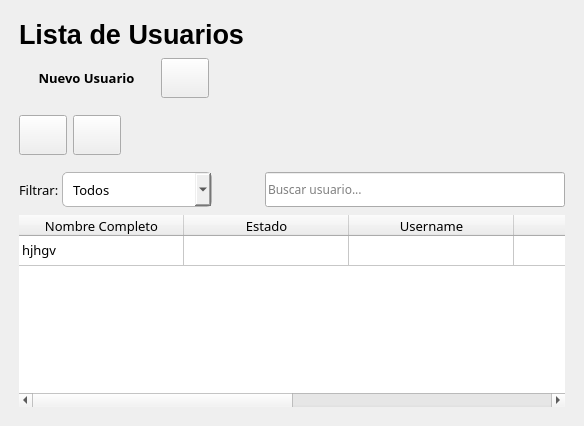
               <widget class="QWidget" name="page_user">
                <property name="sizePolicy">
                 <sizepolicy hsizetype="Preferred" vsizetype="Preferred">
                  <horstretch>0</horstretch>
                  <verstretch>0</verstretch>
                 </sizepolicy>
                </property>
                <property name="autoFillBackground">
                 <bool>false</bool>
                </property>
                <layout class="QHBoxLayout" name="horizontalLayout_13">
                 <item>
                  <layout class="QVBoxLayout" name="verticalLayout_6">
                   <property name="spacing">
                    <number>8</number>
                   </property>
                   <property name="leftMargin">
                    <number>8</number>
                   </property>
                   <property name="topMargin">
                    <number>8</number>
                   </property>
                   <property name="rightMargin">
                    <number>8</number>
                   </property>
                   <property name="bottomMargin">
                    <number>8</number>
                   </property>
                   <item>
                    <widget class="QLabel" name="label_8">
                     <property name="font">
                      <font>
                       <family>Segoe UI</family>
                       <pointsize>20</pointsize>
                       <weight>75</weight>
                       <bold>true</bold>
                      </font>
                     </property>
                     <property name="text">
                      <string>Lista de Usuarios</string>
                     </property>
                    </widget>
                   </item>
                   <item alignment="Qt::AlignLeft">
                    <widget class="QFrame" name="frame_7">
                     <layout class="QHBoxLayout" name="horizontalLayout_8">
                      <property name="spacing">
                       <number>7</number>
                      </property>
                      <property name="leftMargin">
                       <number>0</number>
                      </property>
                      <property name="topMargin">
                       <number>0</number>
                      </property>
                      <property name="rightMargin">
                       <number>0</number>
                      </property>
                      <property name="bottomMargin">
                       <number>0</number>
                      </property>
                      <item alignment="Qt::AlignLeft">
                       <widget class="QPushButton" name="btn_addUser">
                        <property name="minimumSize">
                         <size>
                          <width>135</width>
                          <height>40</height>
                         </size>
                        </property>
                        <property name="font">
                         <font>
                          <family>Century Gothic</family>
                          <pointsize>10</pointsize>
                          <weight>75</weight>
                          <italic>false</italic>
                          <bold>true</bold>
                         </font>
                        </property>
                        <property name="contextMenuPolicy">
                         <enum>Qt::NoContextMenu</enum>
                        </property>
                        <property name="toolTip">
                         <string>Agregar Usuario</string>
                        </property>
                        <property name="styleSheet">
                         <string notr="true"/>
                        </property>
                        <property name="text">
                         <string>Nuevo Usuario</string>
                        </property>
                        <property name="flat">
                         <bool>true</bool>
                        </property>
                       </widget>
                      </item>
                      <item alignment="Qt::AlignLeft">
                       <widget class="QPushButton" name="btn_viewUser">
                        <property name="minimumSize">
                         <size>
                          <width>48</width>
                          <height>40</height>
                         </size>
                        </property>
                        <property name="maximumSize">
                         <size>
                          <width>16777215</width>
                          <height>16777215</height>
                         </size>
                        </property>
                        <property name="font">
                         <font>
                          <family>Century Gothic</family>
                          <pointsize>10</pointsize>
                          <weight>75</weight>
                          <italic>false</italic>
                          <bold>true</bold>
                         </font>
                        </property>
                        <property name="toolTip">
                         <string>Vista de los datos del Usuario</string>
                        </property>
                        <property name="styleSheet">
                         <string notr="true"/>
                        </property>
                        <property name="text">
                         <string/>
                        </property>
                        <property name="icon">
                         <iconset resource="../../SISTEMA VER. 0/assets/resources.qrc">
                          <normaloff>:/white_icons/iconos/eyeWhite.svg</normaloff>:/white_icons/iconos/eyeWhite.svg</iconset>
                        </property>
                        <property name="iconSize">
                         <size>
                          <width>24</width>
                          <height>24</height>
                         </size>
                        </property>
                       </widget>
                      </item>
                     </layout>
                    </widget>
                   </item>
                   <item alignment="Qt::AlignLeft">
                    <widget class="QFrame" name="frame_11">
                     <layout class="QHBoxLayout" name="horizontalLayout_11">
                      <property name="leftMargin">
                       <number>0</number>
                      </property>
                      <item>
                       <widget class="QPushButton" name="btn_pdf">
                        <property name="minimumSize">
                         <size>
                          <width>48</width>
                          <height>40</height>
                         </size>
                        </property>
                        <property name="maximumSize">
                         <size>
                          <width>16777215</width>
                          <height>16777215</height>
                         </size>
                        </property>
                        <property name="font">
                         <font>
                          <family>Century Gothic</family>
                          <pointsize>10</pointsize>
                          <weight>75</weight>
                          <italic>false</italic>
                          <bold>true</bold>
                         </font>
                        </property>
                        <property name="styleSheet">
                         <string notr="true"/>
                        </property>
                        <property name="text">
                         <string/>
                        </property>
                        <property name="icon">
                         <iconset resource="../../SISTEMA VER. 0/assets/resources.qrc">
                          <normaloff>:/white_icons/iconos/eyeWhite.svg</normaloff>:/white_icons/iconos/eyeWhite.svg</iconset>
                        </property>
                        <property name="iconSize">
                         <size>
                          <width>24</width>
                          <height>24</height>
                         </size>
                        </property>
                       </widget>
                      </item>
                      <item>
                       <widget class="QPushButton" name="btn_excel">
                        <property name="minimumSize">
                         <size>
                          <width>48</width>
                          <height>40</height>
                         </size>
                        </property>
                        <property name="maximumSize">
                         <size>
                          <width>16777215</width>
                          <height>16777215</height>
                         </size>
                        </property>
                        <property name="font">
                         <font>
                          <family>Century Gothic</family>
                          <pointsize>10</pointsize>
                          <weight>75</weight>
                          <italic>false</italic>
                          <bold>true</bold>
                         </font>
                        </property>
                        <property name="styleSheet">
                         <string notr="true"/>
                        </property>
                        <property name="text">
                         <string/>
                        </property>
                        <property name="icon">
                         <iconset resource="../../SISTEMA VER. 0/assets/resources.qrc">
                          <normaloff>:/white_icons/iconos/eyeWhite.svg</normaloff>:/white_icons/iconos/eyeWhite.svg</iconset>
                        </property>
                        <property name="iconSize">
                         <size>
                          <width>24</width>
                          <height>24</height>
                         </size>
                        </property>
                       </widget>
                      </item>
                     </layout>
                    </widget>
                   </item>
                   <item>
                    <layout class="QHBoxLayout" name="horizontalLayout_7">
                     <property name="spacing">
                      <number>3</number>
                     </property>
                     <item>
                      <widget class="QLabel" name="label_3">
                       <property name="font">
                        <font>
                         <family>Century Gothic</family>
                         <pointsize>10</pointsize>
                        </font>
                       </property>
                       <property name="text">
                        <string>Filtrar:</string>
                       </property>
                      </widget>
                     </item>
                     <item>
                      <widget class="QComboBox" name="boxEstado">
                       <property name="minimumSize">
                        <size>
                         <width>150</width>
                         <height>35</height>
                        </size>
                       </property>
                       <property name="font">
                        <font>
                         <family>Century Gothic</family>
                         <pointsize>10</pointsize>
                        </font>
                       </property>
                       <property name="toolTip">
                        <string>Filtrar por Estado del Usuario</string>
                       </property>
                       <property name="styleSheet">
                        <string notr="true">QComboBox{
	border: 1.4px solid #b5b5b5;
	border-radius: 5px;
	padding-left:10px;
}</string>
                       </property>
                       <item>
                        <property name="text">
                         <string>Todos</string>
                        </property>
                       </item>
                       <item>
                        <property name="text">
                         <string>Activo</string>
                        </property>
                       </item>
                       <item>
                        <property name="text">
                         <string>Inactivo</string>
                        </property>
                       </item>
                      </widget>
                     </item>
                     <item>
                      <spacer name="horizontalSpacer">
                       <property name="orientation">
                        <enum>Qt::Horizontal</enum>
                       </property>
                       <property name="sizeHint" stdset="0">
                        <size>
                         <width>40</width>
                         <height>20</height>
                        </size>
                       </property>
                      </spacer>
                     </item>
                     <item>
                      <widget class="QLabel" name="label">
                       <property name="text">
                        <string/>
                       </property>
                       <property name="pixmap">
                        <pixmap resource="../../SISTEMA VER. 0/assets/resources.qrc">:/white_icons/iconos/searchPlomo.svg</pixmap>
                       </property>
                       <property name="scaledContents">
                        <bool>false</bool>
                       </property>
                      </widget>
                     </item>
                     <item>
                      <widget class="QLineEdit" name="input_busqueda">
                       <property name="minimumSize">
                        <size>
                         <width>300</width>
                         <height>35</height>
                        </size>
                       </property>
                       <property name="maximumSize">
                        <size>
                         <width>300</width>
                         <height>35</height>
                        </size>
                       </property>
                       <property name="font">
                        <font>
                         <family>Century Gothic</family>
                         <pointsize>9</pointsize>
                        </font>
                       </property>
                       <property name="toolTip">
                        <string>Búsqueda de los datos del Usuario</string>
                       </property>
                       <property name="placeholderText">
                        <string>Buscar usuario...</string>
                       </property>
                       <property name="cursorMoveStyle">
                        <enum>Qt::VisualMoveStyle</enum>
                       </property>
                       <property name="clearButtonEnabled">
                        <bool>true</bool>
                       </property>
                      </widget>
                     </item>
                    </layout>
                   </item>
                   <item>
                    <widget class="QTableWidget" name="tableUSER">
                     <property name="font">
                      <font>
                       <family>Century Gothic</family>
                       <pointsize>10</pointsize>
                       <weight>50</weight>
                       <bold>false</bold>
                      </font>
                     </property>
                     <property name="focusPolicy">
                      <enum>Qt::NoFocus</enum>
                     </property>
                     <property name="contextMenuPolicy">
                      <enum>Qt::NoContextMenu</enum>
                     </property>
                     <property name="acceptDrops">
                      <bool>false</bool>
                     </property>
                     <property name="layoutDirection">
                      <enum>Qt::LeftToRight</enum>
                     </property>
                     <property name="frameShape">
                      <enum>QFrame::NoFrame</enum>
                     </property>
                     <property name="lineWidth">
                      <number>1</number>
                     </property>
                     <property name="verticalScrollBarPolicy">
                      <enum>Qt::ScrollBarAsNeeded</enum>
                     </property>
                     <property name="horizontalScrollBarPolicy">
                      <enum>Qt::ScrollBarAsNeeded</enum>
                     </property>
                     <property name="sizeAdjustPolicy">
                      <enum>QAbstractScrollArea::AdjustIgnored</enum>
                     </property>
                     <property name="editTriggers">
                      <set>QAbstractItemView::NoEditTriggers</set>
                     </property>
                     <property name="dragEnabled">
                      <bool>false</bool>
                     </property>
                     <property name="dragDropOverwriteMode">
                      <bool>true</bool>
                     </property>
                     <property name="alternatingRowColors">
                      <bool>false</bool>
                     </property>
                     <property name="selectionMode">
                      <enum>QAbstractItemView::ExtendedSelection</enum>
                     </property>
                     <property name="selectionBehavior">
                      <enum>QAbstractItemView::SelectItems</enum>
                     </property>
                     <property name="horizontalScrollMode">
                      <enum>QAbstractItemView::ScrollPerItem</enum>
                     </property>
                     <property name="showGrid">
                      <bool>true</bool>
                     </property>
                     <property name="gridStyle">
                      <enum>Qt::CustomDashLine</enum>
                     </property>
                     <property name="sortingEnabled">
                      <bool>false</bool>
                     </property>
                     <property name="wordWrap">
                      <bool>true</bool>
                     </property>
                     <attribute name="horizontalHeaderCascadingSectionResizes">
                      <bool>false</bool>
                     </attribute>
                     <attribute name="horizontalHeaderDefaultSectionSize">
                      <number>165</number>
                     </attribute>
                     <attribute name="horizontalHeaderShowSortIndicator" stdset="0">
                      <bool>false</bool>
                     </attribute>
                     <attribute name="horizontalHeaderStretchLastSection">
                      <bool>true</bool>
                     </attribute>
                     <attribute name="verticalHeaderVisible">
                      <bool>false</bool>
                     </attribute>
                     <attribute name="verticalHeaderCascadingSectionResizes">
                      <bool>false</bool>
                     </attribute>
                     <attribute name="verticalHeaderHighlightSections">
                      <bool>true</bool>
                     </attribute>
                     <attribute name="verticalHeaderShowSortIndicator" stdset="0">
                      <bool>false</bool>
                     </attribute>
                     <attribute name="verticalHeaderStretchLastSection">
                      <bool>false</bool>
                     </attribute>
                     <row>
                      <property name="text">
                       <string>1</string>
                      </property>
                     </row>
                     <column>
                      <property name="text">
                       <string>Nombre Completo</string>
                      </property>
                      <property name="font">
                       <font>
                        <family>Century Gothic</family>
                       </font>
                      </property>
                      <property name="textAlignment">
                       <set>AlignCenter</set>
                      </property>
                     </column>
                     <column>
                      <property name="text">
                       <string>Estado</string>
                      </property>
                      <property name="font">
                       <font>
                        <family>Century Gothic</family>
                       </font>
                      </property>
                     </column>
                     <column>
                      <property name="text">
                       <string>Username</string>
                      </property>
                      <property name="font">
                       <font>
                        <family>Century Gothic</family>
                       </font>
                      </property>
                     </column>
                     <column>
                      <property name="text">
                       <string>Rol</string>
                      </property>
                      <property name="font">
                       <font>
                        <family>Century Gothic</family>
                       </font>
                      </property>
                     </column>
                     <column>
                      <property name="text">
                       <string>Fecha Inicio</string>
                      </property>
                      <property name="font">
                       <font>
                        <family>Century Gothic</family>
                       </font>
                      </property>
                     </column>
                     <column>
                      <property name="text">
                       <string>Operaciones</string>
                      </property>
                      <property name="font">
                       <font>
                        <family>Century Gothic</family>
                       </font>
                      </property>
                     </column>
                     <item row="0" column="0">
                      <property name="text">
                       <string>hjhgv</string>
                      </property>
                     </item>
                    </widget>
                   </item>
                  </layout>
                 </item>
                </layout>
               </widget>
